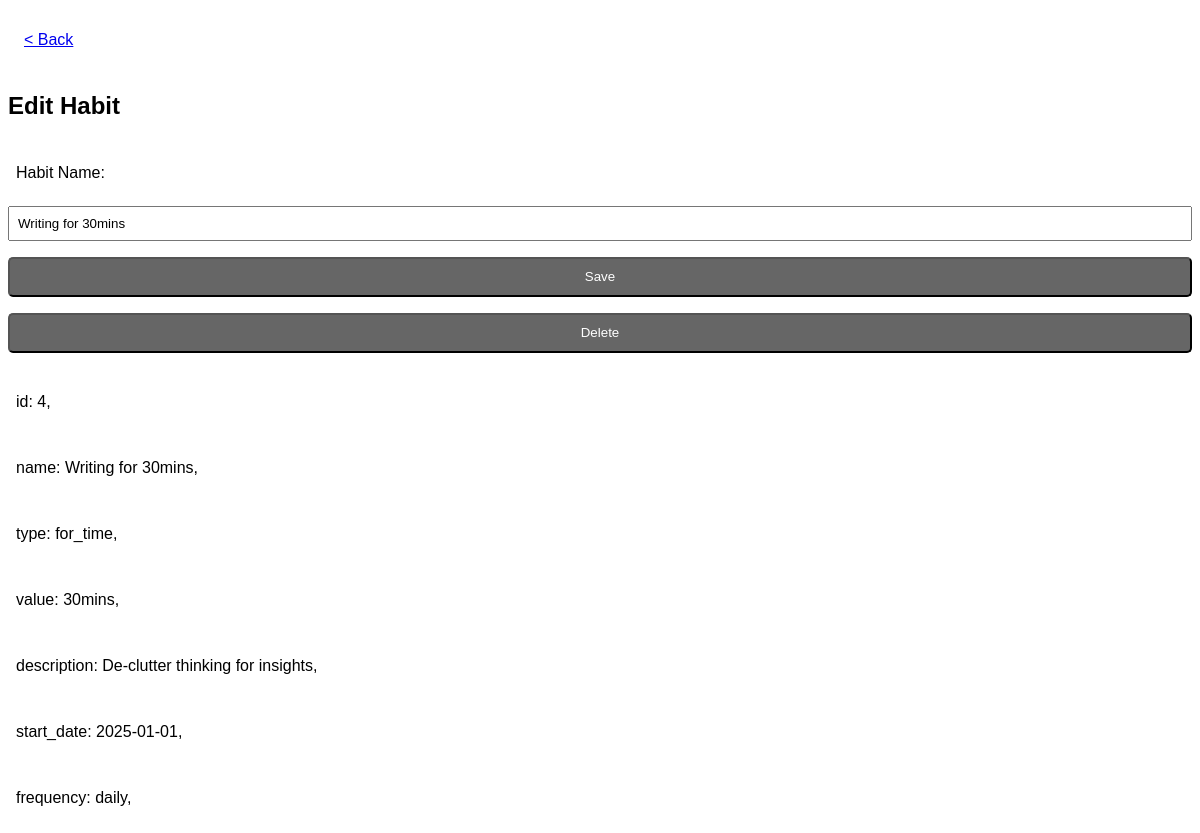
Page /habit/4/update on the committed database.
### tables this page shows
CREATE TABLE habits (
                id INTEGER PRIMARY KEY AUTOINCREMENT,
                name TEXT NOT NULL,
                type TEXT NOT NULL,
                value TEXT NOT NULL, 
                description TEXT,
                start_date DATE NOT NULL, 
                frequency TEXT DEFAULT 'daily'
            );

### habitru.py (the view)
@app.route("/habit/<int:habit_id>/update", methods=["GET", "POST"])
def update_habit(habit_id):
    action = request.form.get("action")
    habit_name = request.form.get("habit-name")
    referrer = request.form.get("referrer")
    conn = get_db_connection()
    if conn:
        if request.method == "POST":
            if action == "save":
                if not habit_name:
                    return redirect(url_for('update_habit', habit_id=habit_id))
                conn.execute("UPDATE habits SET name = ? WHERE id = ?", (habit_name, habit_id))
                conn.commit()
                flash("Habit update successfully.")
                conn.close()
                return redirect(url_for('yearly_view'))
            elif action == "delete":
                conn.execute("DELETE FROM habits WHERE id = ?", (habit_id,))
                conn.commit()
                flash("Habit deleted successfully")
                conn.close()
                return redirect(url_for('yearly_view'))
        else:
            habit_row = conn.execute("SELECT * FROM habits WHERE id = ?;", (habit_id,)).fetchone()
            conn.close()
            habit = {}
            if habit_row:
                for key in habit_row.keys():
                    habit[key] = habit_row[key]
            return render_template('edit_habit.html', habit=habit)
    else:
        flash("Database connection error.")
        return redirect(url_for('daily_view'))

### habitru.py (called while the page is built)
@app.after_request
def after_request(response):
    response.headers["Cache-Control"] = "no-cache, no-store, must-revalidate"
    response.headers["Expires"] = 0
    response.headers["Pragma"] = "no-cache"
    return response

def get_db_connection():
    try:
        conn = sqlite3.connect('habitru.db')
        conn.row_factory = sqlite3.Row
        return conn
    except sqlite3.Error as e:
        print(f"Database connection error: {e}")
        return None

### templates/edit_habit.html (shortened to what this page needs)
{% extends "layout.html" %}
{% block navbar %}
    <nav class="nav">
        <div class="left">
            <a href="javascript:history.back()">< Back</a>
        </div>
    </nav>
{% endblock %}
{% block main %}
    <section id="new-habit">
        <h1>Edit Habit</h1>
        <form name="new-habit" id="habit-tracking-form" action="{{ url_for('update_habit', habit_id=habit.id) }}" method="POST">
            <p>Habit Name:</p>
            <input type="text" name="habit-name" placeholder="Track your meal time, exercise... and more" value="{{ habit.name }}">
            <button id="save-button" type="submit">Save</button>
            <button id="delete-button" type="submit" onclick="document.getElementById('form-action').value='delete';">Delete</button>
            {% for attr in habit%}
                <p>{{attr}}: {{habit[attr]}},</p>
            {% endfor %}
        </form>
    </section>
{% endblock %}

### static/style.css (style rules this page uses)
:root { --standard-width: 380px; }
*, *::before, *::after { box-sizing: border-box; }
html { position: relative; }
body { background-color: #fff; color: #000; font-family: Arial, Helvetica, sans-serif; }
button, .button { display:block; padding: 8px 16px; min-height: 40px; background-color: #666; color: #fff; cursor: pointer; border-radius: 5px; text-decoration-line: none; }
.nav { display:flex; flex-direction: row; top:0px; z-index: 1000; display: flex; justify-content: space-between; align-items: center; width: 100%; min-height: 64px; }
.nav div { flex: 1 1 0%; }
.nav .left { padding-left: 16px; }
#new-habit > form { display: flex; flex-direction: column; }
#habit-tracking-form > * { padding: 8px; margin-bottom: 16px; }

### rows in the picture
habits: habit-name "Writing for 30mins", id "4" "Writing for 30mins" "for_time" "30mins" "De-clutter thinking for insights" "2025-01-01" "daily"

### other values in the picture
{{ attr }} "id" "name" "type" "value" "description" "start_date" "frequency"
